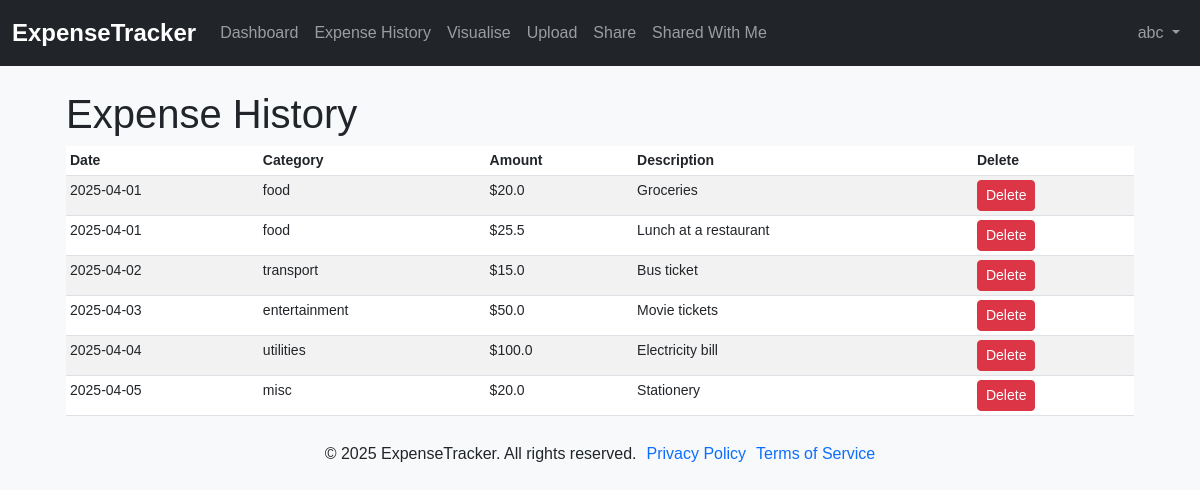
/expense-history (signed in), run on the app's committed database.
### ExpenseTracker/models.py (models this page shows, shortened)
class User(db.Model, UserMixin):
    id = db.Column(db.Integer, primary_key=True)
    username = db.Column(db.String(20), unique=True, nullable=False)
    email = db.Column(db.String(120), unique=True, nullable=False)
    password = db.Column(db.String(60), nullable=False)
    expenses = db.relationship('Expense', backref='owner', lazy=True)

class Expense(db.Model):
    id = db.Column(db.Integer, primary_key=True)
    amount = db.Column(db.Float, nullable=False)
    category = db.Column(db.String(50), nullable=False)
    date = db.Column(db.DateTime, nullable=False, default=lambda: datetime.now(timezone.utc))
    description = db.Column(db.String(200), nullable=True)
    user_id = db.Column(db.Integer, db.ForeignKey('user.id'), nullable=False)

### ExpenseTracker/routes.py (the view)
@app.route("/expense-history")
@login_required
def expense_history():
    expenses = Expense.query.filter_by(user_id=current_user.id).all()
    return render_template("expense-history.html", expenses=expenses)

### ExpenseTracker/models.py (called while the page is built)
@login_manager.user_loader
def load_user(user_id):
    return User.query.get(int(user_id))

### ExpenseTracker/templates/expense-history.html (shortened to what this page needs)
{% extends "base.html" %}
{% block content %}
<main class="col-md-12 ms-sm-auto col-lg-12 px-md-4">
    <h1>Expense History</h1>
    <div class="table-responsive small">
        <table class="table table-striped table-sm">
          <thead>
            <tr>
              <th scope="col">Date</th>
              <th scope="col">Category</th>
              <th scope="col">Amount</th>
              <th scope="col">Description</th>
              <th scope="col">Delete</th>
            </tr>
          </thead>
          <tbody>
            {% for expense in expenses %}
            <tr>
              <td>{{ expense.date.strftime('%Y-%m-%d') }}</td>
              <td>{{ expense.category }}</td>
              <td>${{ expense.amount }}</td>
              <td>{{ expense.description }}</td>
              <td>
                <form method="POST" action="{{ url_for('delete_expense', expense_id=expense.id) }}">
                  <button type="submit" class="btn btn-danger btn-sm">Delete</button>
                </form>
            </td>
            </tr>
            {% endfor %}
          </tbody>
        </table>
    </div>
</main>
{% endblock %}

### ExpenseTracker/templates/base.html (shortened to what this page needs)
<!DOCTYPE html>
<html lang="en">
<head>
  <link href="https://cdn.jsdelivr.net/npm/bootstrap@5.3.0/dist/css/bootstrap.min.css" rel="stylesheet">
  <link href="https://cdnjs.cloudflare.com/ajax/libs/font-awesome/6.0.0-beta3/css/all.min.css" rel="stylesheet">
  <link rel="stylesheet" href="{{ url_for('static', filename='styles.css') }}">
  <link rel="stylesheet" href="{{ url_for('static', filename='login.css') }}">
  <link rel="stylesheet" href="{{ url_for('static', filename='register.css') }}">
  <link rel="stylesheet" href="{{ url_for('static', filename='forgot-password.css') }}">
  <link rel="stylesheet" href="{{ url_for('static', filename='reset-password.css') }}">
  <link rel="stylesheet" href="{{ url_for('static', filename='dashboard.css') }}">
</head>
<body>
  <nav class="navbar navbar-expand-lg navbar-dark bg-dark mb-4">
    <div class="container-fluid">
      <a class="navbar-brand" href="/">ExpenseTracker</a>
      {% if current_user.is_authenticated %}
      <div class="collapse navbar-collapse justify-content-between" id="navbarSupportedContent">
        <ul class="navbar-nav mr-auto">
          <li class="nav-item active">
            <a class="nav-link" href="{{ url_for('dashboard') }}">Dashboard</a>
          </li>
          <li class="nav-item">
            <a class="nav-link" href="{{ url_for('expense_history') }}">Expense History</a>
          </li>
          <li class="nav-item">
            <a class="nav-link" href="{{ url_for('visualise') }}">Visualise</a>
          </li>
          <li class="nav-item">
            <a class="nav-link" href="{{ url_for('upload') }}">Upload</a>
          </li>
          <li class="nav-item">
            <a class="nav-link" href="{{ url_for('share') }}">Share</a>
          </li>
          <li class="nav-item">
            <a class="nav-link" href="{{ url_for('shared_with_me') }}">Shared With Me</a>
          </li>
        </ul>
        <ul class="nav navbar-nav navbar-right">
          <li class="nav-item dropdown">
            <a class="nav-link dropdown-toggle" href="#" id="navbarDarkDropdownMenuLink" role="button" data-bs-toggle="dropdown" aria-expanded="false">
              {{ current_user.username }}
            </a>
          </li>
        </ul>
      </div>
      {% else %}
      <div>
        <a href="/login" class="btn btn-outline-light me-2">Login</a>
      </div>
      {% endif %}
    </div>
  </nav>
  <div class="toast-container position-fixed p-3">
  </div>
  <div class="container">
    {% block content %}{% endblock %}
  </div>
  <footer class="footer">
    <p>&copy; 2025 ExpenseTracker. All rights reserved.</p>
    <p><a href="{{ url_for('privacy_policy') }}">Privacy Policy</a></p>
    <p><a href="{{ url_for('terms_of_service') }}">Terms of Service</a></p>
  </footer>
</body>
</html>

### ExpenseTracker/static/styles.css (style rules this page uses)
body { font-family: Arial, sans-serif; margin: 0; padding: 0; background-color: #f8f9fa; }
.container { margin-top: 20px; }
.navbar { background-color: #343a40; }
.navbar-brand { font-weight: bold; font-size: 1.5rem; }
ul { list-style-position: inside; padding-left: 0; }
li { margin: 5px 0; }
.footer { display: flex; justify-content: center; align-items: center; text-align: center; padding: 10px 0; gap: 10px; }
.footer a { text-decoration: none; }
.toast-container { width: 100%; left: 50%; transform: translateX(-50%); display: flex; justify-content: center; }

### data on the page
User: username "abc"
Expense: date "2025-04-01", category "food", amount "20.0", description "Groceries"
Expense: date "2025-04-01", category "food", amount "25.5", description "Lunch at a restaurant"
Expense: date "2025-04-02", category "transport", amount "15.0", description "Bus ticket"
Expense: date "2025-04-03", category "entertainment", amount "50.0", description "Movie tickets"
Expense: date "2025-04-04", category "utilities", amount "100.0", description "Electricity bill"
Expense: date "2025-04-05", category "misc", amount "20.0", description "Stationery"
